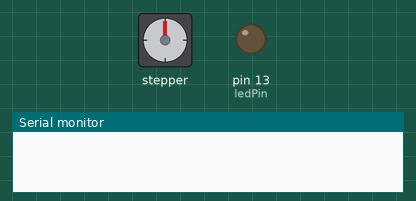
Simulated run of this sketch. Board: Arduino Uno, built with avr-gcc and run on an emulated ATmega328P. Parts: stepper motor, output pins drawn as LEDs (lit = HIGH), the last lines printed to the serial monitor. Stepper angles assume 1500 steps per turn.

Above: at 0.15 s.
At 9.12 s:
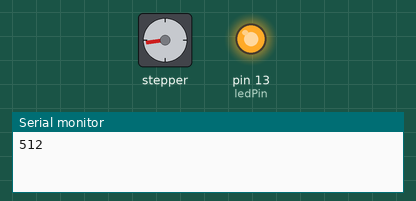
At 19.24 s:
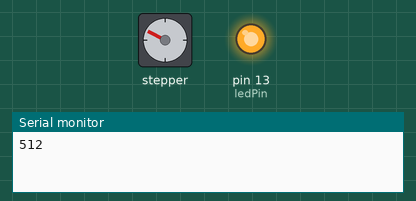
At 39.43 s:
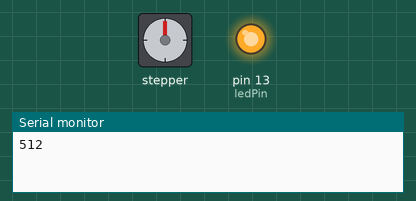
Timing chart, 0 to 40.0 s (numbered marks = the images above):
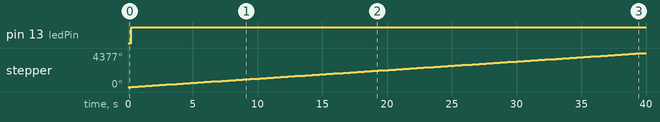

The sketch:

alarm_open_blinds.ino
```cpp
#include <Stepper.h>
const int stepsPerRevolution = 1500;
int  sensorPin  =  A0;     // select the input  pin for  the potentiometer
int  ledPin  =  13;   // select the pin for  the LED
int  sensorValue =  0;  // variable to  store  the value  coming  from  the sensor

Stepper myStepper(stepsPerRevolution, 8, 10, 9, 11);

void setup()
{
pinMode(ledPin,OUTPUT);
myStepper.setSpeed(20);
Serial.begin(9600);
}
void loop(){
sensorValue =  analogRead(sensorPin);

if(sensorValue>225) {
  delay(250);
  if(sensorValue>225){
    Serial.println(sensorValue,  DEC);
    digitalWrite(ledPin,  HIGH);
    for(int i=0;i<100;i++){
      myStepper.step(stepsPerRevolution);
      delay(250);
    }
    delay(sensorValue);
  }
 }

digitalWrite(ledPin,  LOW);
delay(sensorValue);

}
```

Measured:
- by itself, pin 13 (ledPin): LOW → HIGH at 0.25 s
- by itself, stepper: keeps turning clockwise at about 110°/s
